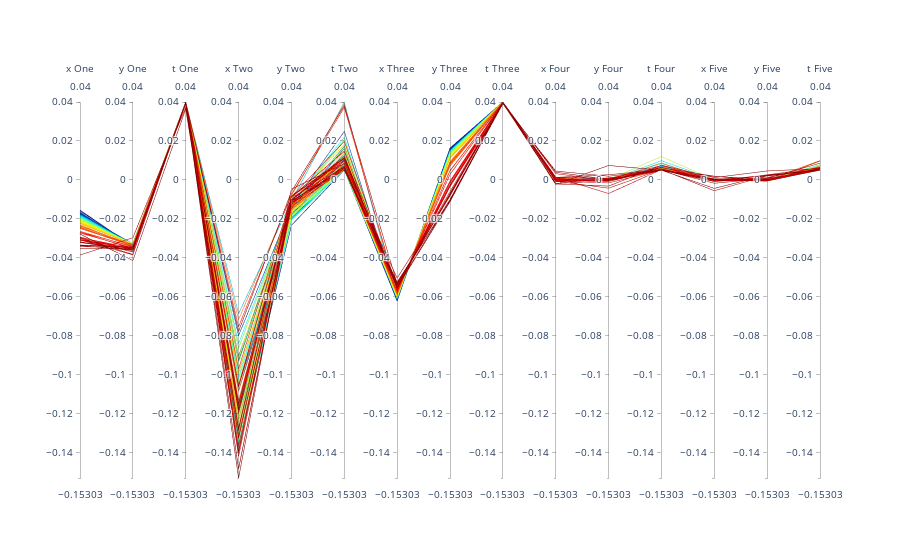

Notebook code cell kept with this figure:
### Code cell
fig = go.Figure(data =
    go.Parcoords(
        line = dict(color = alpha, colorscale = px.colors.sequential.Jet),
        dimensions = figure
    )
)
fig.show()
